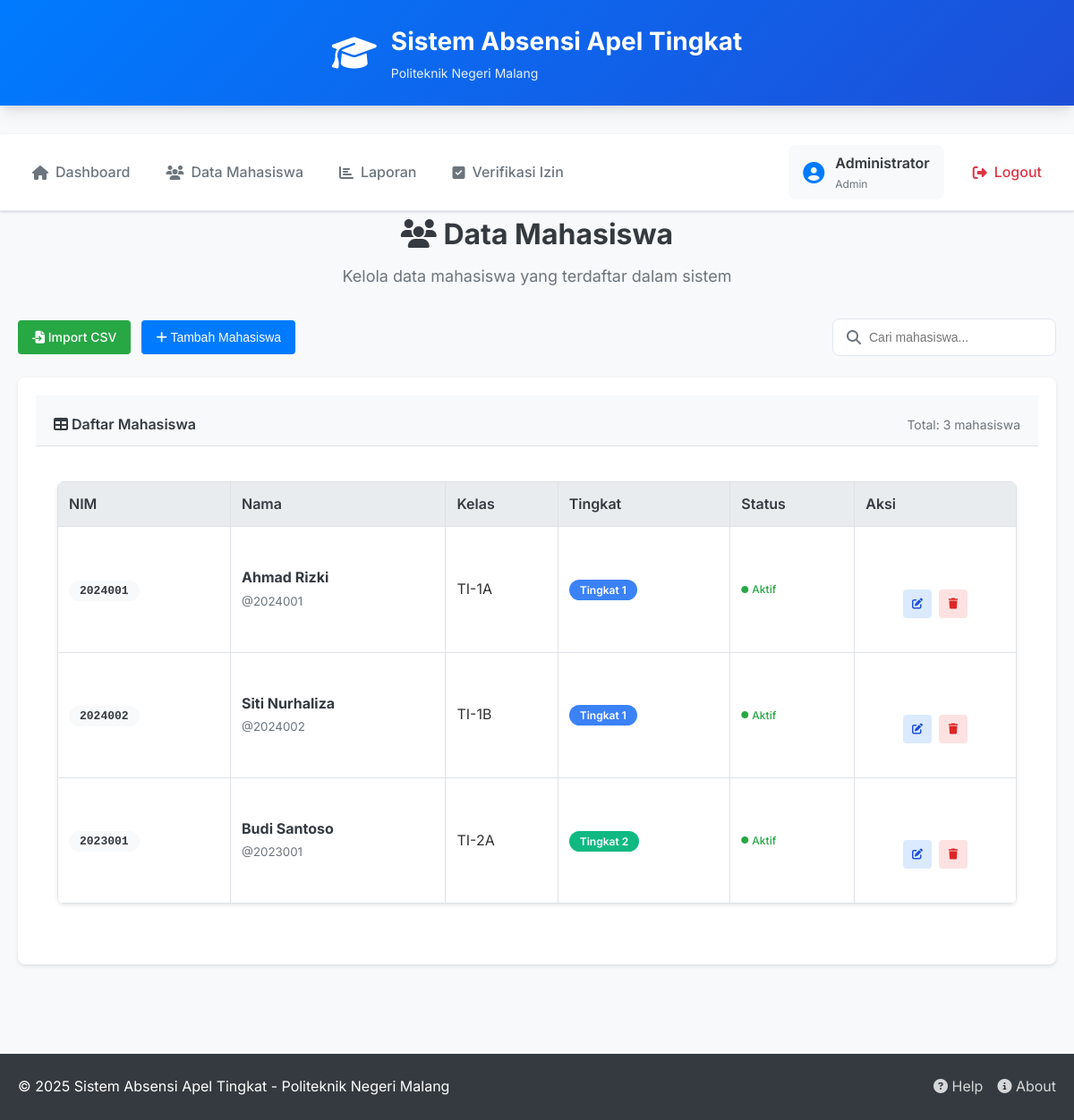
Screenshot of /views/admin/data_mahasiswa.php (signed in) with the database file from the repository.
### tables this page shows
CREATE TABLE users (
    id INT PRIMARY KEY AUTO_INCREMENT,
    nim VARCHAR(20) UNIQUE,
    nama VARCHAR(100) NOT NULL,
    kelas VARCHAR(20),
    tingkat ENUM('1','2','3','4'),
    username VARCHAR(50) UNIQUE NOT NULL,
    password VARCHAR(255) NOT NULL,
    role ENUM('admin','petugas','mahasiswa') NOT NULL,
    created_at TIMESTAMP DEFAULT CURRENT_TIMESTAMP,
    updated_at TIMESTAMP DEFAULT CURRENT_TIMESTAMP ON UPDATE CURRENT_TIMESTAMP
);

### models/User.php (called while the page is built, shortened)
<?php
class User {
    public static function getAllMahasiswa() {
        $conn = Database::getConnection();
        $stmt = $conn->query("
            SELECT * FROM users
            WHERE role = 'mahasiswa'
            ORDER BY tingkat ASC, nama ASC
        ");
        return $stmt->fetchAll(PDO::FETCH_ASSOC);
    }
}
?>

### views/admin/data_mahasiswa.php (the view, shortened to what this page needs)
<?php
require_once '../../models/User.php';
$mahasiswaList = User::getAllMahasiswa();
?>
<?php include '../templates/header.php'; ?>
<?php include '../templates/navbar.php'; ?>
<div class="container">
    <div class="page-header">
        <h2><i class="fas fa-users"></i> Data Mahasiswa</h2>
        <p>Kelola data mahasiswa yang terdaftar dalam sistem</p>
    </div>
    <div class="action-bar">
        <div class="action-left">
            <a href="import_mahasiswa.php" class="btn btn-success">
                <i class="fas fa-file-import"></i> Import CSV
            </a>
            <button class="btn btn-primary" onclick="showAddModal()">
                <i class="fas fa-plus"></i> Tambah Mahasiswa
            </button>
        </div>
        <div class="action-right">
            <div class="search-box">
                <i class="fas fa-search"></i>
                <input type="text" id="searchInput" placeholder="Cari mahasiswa..." onkeyup="searchTable()">
            </div>
        </div>
    </div>
    <div class="card">
        <div class="card-header">
            <h4><i class="fas fa-table"></i> Daftar Mahasiswa</h4>
            <div class="card-actions">
                <span class="record-count">Total: <?= count($mahasiswaList) ?> mahasiswa</span>
            </div>
        </div>
        <div class="card-body">
            <?php if (empty($mahasiswaList)): ?>
                <div class="empty-state">
                    <i class="fas fa-users"></i>
                    <h3>Belum Ada Data Mahasiswa</h3>
                    <p>Mulai dengan menambah mahasiswa baru atau import dari file CSV</p>
                    <a href="import_mahasiswa.php" class="btn btn-primary">
                        <i class="fas fa-file-import"></i> Import CSV
                    </a>
                </div>
            <?php else: ?>
                <div class="table-responsive">
                    <table class="table" id="mahasiswaTable">
                        <thead>
                            <tr>
                                <th>NIM</th>
                                <th>Nama</th>
                                <th>Kelas</th>
                                <th>Tingkat</th>
                                <th>Status</th>
                                <th>Aksi</th>
                            </tr>
                        </thead>
                        <tbody>
                            <?php foreach ($mahasiswaList as $mhs): ?>
                            <tr>
                                <td>
                                    <span class="nim-badge"><?= htmlspecialchars($mhs['nim']) ?></span>
                                </td>
                                <td>
                                    <div class="student-info">
                                        <strong><?= htmlspecialchars($mhs['nama']) ?></strong>
                                        <small>@<?= htmlspecialchars($mhs['username']) ?></small>
                                    </div>
                                </td>
                                <td><?= htmlspecialchars($mhs['kelas']) ?></td>
                                <td>
                                    <span class="tingkat-badge tingkat-<?= $mhs['tingkat'] ?>">
                                        Tingkat <?= htmlspecialchars($mhs['tingkat']) ?>
                                    </span>
                                </td>
                                <td>
                                    <span class="status-badge active">
                                        <i class="fas fa-circle"></i> Aktif
                                    </span>
                                </td>
                                <td>
                                    <div class="action-buttons">
                                        <button class="btn-action edit" onclick="editMahasiswa(<?= $mhs['id'] ?>)" title="Edit">
                                            <i class="fas fa-edit"></i>
                                        </button>
                                        <button class="btn-action delete" onclick="deleteMahasiswa(<?= $mhs['id'] ?>, '<?= htmlspecialchars($mhs['nama']) ?>')" title="Hapus">
                                            <i class="fas fa-trash"></i>
                                        </button>
                                    </div>
                                </td>
                            </tr>
                            <?php endforeach; ?>
                        </tbody>
                    </table>
                </div>
            <?php endif; ?>
        </div>
    </div>
</div>
<?php include '../templates/footer.php'; ?>

### views/templates/header.php (shortened to what this page needs)
<?php
function getBasePath() {
    $current_path = $_SERVER['PHP_SELF'];
    $base_path = '';
    if (strpos($current_path, '/views/admin/') !== false) {
        $base_path = '../../';
    } elseif (strpos($current_path, '/views/petugas/') !== false) {
        $base_path = '../../';
    } elseif (strpos($current_path, '/views/mahasiswa/') !== false) {
        $base_path = '../../';
    } elseif (strpos($current_path, '/views/auth/') !== false) {
        $base_path = '../../';
    } elseif (strpos($current_path, '/views/templates/') !== false) {
        $base_path = '../../';
    } elseif (strpos($current_path, '/views/') !== false) {
        $base_path = '../';
    } else {
        $base_path = '';
    }
    return $base_path;
}
$base_path = getBasePath();
?>
<!DOCTYPE html>
<html lang="id">
<head>
    <link rel="stylesheet" href="<?= $base_path ?>public/css/modern-style.css">
    <link rel="stylesheet" href="https://cdnjs.cloudflare.com/ajax/libs/font-awesome/6.4.0/css/all.min.css">
</head>
<body>
    <header class="main-header">
        <div class="container">
            <div class="header-content">
                <div class="header-brand">
                    <i class="fas fa-graduation-cap"></i>
                    <div class="brand-text">
                        <h1>Sistem Absensi Apel Tingkat</h1>
                        <span>Politeknik Negeri Malang</span>
                    </div>
                </div>
            </div>
        </div>
    </header>
    <main class="main-content">
</body>
</html>

### views/templates/navbar.php (shortened to what this page needs)
<?php
$base_path = getBasePath();
if (isset($_SESSION['user'])) {
    $role = $_SESSION['user']['role'];
    $username = $_SESSION['user']['username'];
    $nama = $_SESSION['user']['nama'] ?? $username;
?>
<nav class="main-nav">
    <div class="container">
        <div class="nav-content">
            <div class="nav-links">
                <a href="<?php
                    switch($role) {
                        case 'admin': echo $base_path . 'views/admin/dashboard.php'; break;
                    }
                ?>" class="nav-link">
                    <i class="fas fa-home"></i>
                    <span>Dashboard</span>
                </a>
                <?php if ($role === 'admin'): ?>
                    <a href="<?= $base_path ?>views/admin/data_mahasiswa.php" class="nav-link">
                        <i class="fas fa-users"></i>
                        <span>Data Mahasiswa</span>
                    </a>
                    <a href="<?= $base_path ?>views/admin/laporan_presensi.php" class="nav-link">
                        <i class="fas fa-chart-bar"></i>
                        <span>Laporan</span>
                    </a>
                    <a href="<?= $base_path ?>views/admin/verifikasi_izin.php" class="nav-link">
                        <i class="fas fa-check-square"></i>
                        <span>Verifikasi Izin</span>
                    </a>
                <?php endif; ?>
            </div>
            <div class="nav-user">
                <div class="user-info">
                    <i class="fas fa-user-circle"></i>
                    <div class="user-details">
                        <span class="user-name"><?= htmlspecialchars($nama) ?></span>
                        <small class="user-role"><?= ucfirst($role) ?></small>
                    </div>
                </div>
                <a href="<?= $base_path ?>controllers/AuthController.php?logout=1" class="logout-btn">
                    <i class="fas fa-sign-out-alt"></i>
                    <span>Logout</span>
                </a>
            </div>
        </div>
    </div>
</nav>
<?php } ?>

### views/templates/footer.php (shortened to what this page needs)
    <footer class="main-footer">
        <div class="container">
            <div class="footer-content">
                <div class="footer-text">
                    <p>&copy; <?= date('Y') ?> Sistem Absensi Apel Tingkat - Politeknik Negeri Malang</p>
                </div>
                <div class="footer-links">
                    <a href="#"><i class="fas fa-question-circle"></i> Help</a>
                    <a href="#"><i class="fas fa-info-circle"></i> About</a>
                </div>
            </div>
        </div>
    </footer>
</body>
</html>

### public/css/modern-style.css (style rules this page uses)
:root { --primary-color: #2563eb; --primary-dark: #1d4ed8; --secondary-color: #64748b; --success-color: #059669; --danger-color: #dc2626; --warning-color: #d97706; --info-color: #0891b2; --light-color: #f8fafc; --dark-color: #1e293b; --white: #ffffff; --border-color: #e2e8f0; --shadow: 0 1px 3px 0 rgba(0, 0, 0, 0.1), 0 1px 2px 0 rgba(0, 0, 0, 0.06); --shadow-lg: 0 10px 15px -3px rgba(0, 0, 0, 0.1), 0 4px 6px -2px rgba(0, 0, 0, 0.05); --border-radius: 0.5rem; --transition: all 0.2s ease-in-out; }
* { margin: 0; padding: 0; box-sizing: border-box; }
body { font-family: "Inter", -apple-system, BlinkMacSystemFont, sans-serif; background-color: var(--light-color); color: var(--dark-color); line-height: 1.6; }
.container { max-width: 1200px; margin: 0 auto; padding: 0 1rem; }
.main-header { background: linear-gradient(135deg, var(--primary-color) 0%, var(--primary-dark) 100%); color: var(--white); padding: 1.5rem 0; box-shadow: var(--shadow-lg); }
.header-content { display: flex; align-items: center; justify-content: center; }
.header-brand { display: flex; align-items: center; gap: 1rem; }
.header-brand i { font-size: 2.5rem; }
.brand-text h1 { font-size: 1.75rem; font-weight: 700; margin: 0; }
.brand-text span { font-size: 0.875rem; opacity: 0.9; }
.main-nav { background: var(--white); border-bottom: 1px solid var(--border-color); box-shadow: var(--shadow); position: sticky; top: 0; z-index: 100; }
.nav-content { display: flex; align-items: center; justify-content: space-between; padding: 0.75rem 0; }
.nav-links { display: flex; gap: 0.5rem; }
.nav-link { display: flex; align-items: center; gap: 0.5rem; padding: 0.75rem 1rem; color: var(--secondary-color); text-decoration: none; border-radius: var(--border-radius); transition: var(--transition); font-weight: 500; }
.nav-user { display: flex; align-items: center; gap: 1rem; }
.user-info { display: flex; align-items: center; gap: 0.75rem; padding: 0.5rem 1rem; background-color: var(--light-color); border-radius: var(--border-radius); }
.user-info i { font-size: 1.5rem; color: var(--primary-color); }
.user-details { display: flex; flex-direction: column; }
.user-name { font-weight: 600; color: var(--dark-color); }
.user-role { color: var(--secondary-color); font-size: 0.75rem; }
.logout-btn { display: flex; align-items: center; gap: 0.5rem; padding: 0.5rem 1rem; color: var(--danger-color); text-decoration: none; border-radius: var(--border-radius); transition: var(--transition); font-weight: 500; }
.main-content { min-height: calc(100vh - 200px); padding: 2rem 0; }
.page-header { text-align: center; margin-bottom: 2rem; }
.page-header h2 { font-size: 2rem; font-weight: 700; color: var(--dark-color); margin-bottom: 0.5rem; }
.page-header p { color: var(--secondary-color); font-size: 1.125rem; }
.card { background: var(--white); border-radius: var(--border-radius); box-shadow: var(--shadow); overflow: hidden; margin-bottom: 1.5rem; }
.card-header { background: var(--light-color); padding: 1.25rem; border-bottom: 1px solid var(--border-color); }
.card-header h4, .card-header h5 { margin: 0; font-weight: 600; color: var(--dark-color); }
.card-body { padding: 1.5rem; }
.student-info { margin: 2rem 0; }
.action-buttons { display: flex; gap: 0.75rem; justify-content: center; flex-wrap: wrap; margin-top: 2rem; }
.btn { display: inline-flex; align-items: center; gap: 0.5rem; padding: 0.75rem 1.5rem; border: none; border-radius: var(--border-radius); font-weight: 500; text-decoration: none; cursor: pointer; transition: var(--transition); font-size: 0.875rem; }
.btn-primary { background-color: var(--primary-color); color: var(--white); }
.btn-success { background-color: var(--success-color); color: var(--white); }
.table { width: 100%; border-collapse: collapse; background: var(--white); border-radius: var(--border-radius); overflow: hidden; box-shadow: var(--shadow); }
.table th, .table td { padding: 1rem; text-align: left; border-bottom: 1px solid var(--border-color); }
.table th { background: var(--light-color); font-weight: 600; color: var(--dark-color); }
.main-footer { background: var(--dark-color); color: var(--white); padding: 1.5rem 0; margin-top: 3rem; }
.footer-content { display: flex; align-items: center; justify-content: space-between; }
.footer-links { display: flex; gap: 1rem; }
.footer-links a { color: var(--white); text-decoration: none; opacity: 0.8; transition: var(--transition); }

### rows the page displays
users: nim "2024001", nama "Ahmad Rizki", username "2024001", kelas "TI-1A", tingkat "1"
users: nim "2024002", nama "Siti Nurhaliza", username "2024002", kelas "TI-1B", tingkat "1"
users: nim "2023001", nama "Budi Santoso", username "2023001", kelas "TI-2A", tingkat "2"

### other values shown
$nama "Administrator"
$role "Admin"
count($mahasiswaList) "3"
